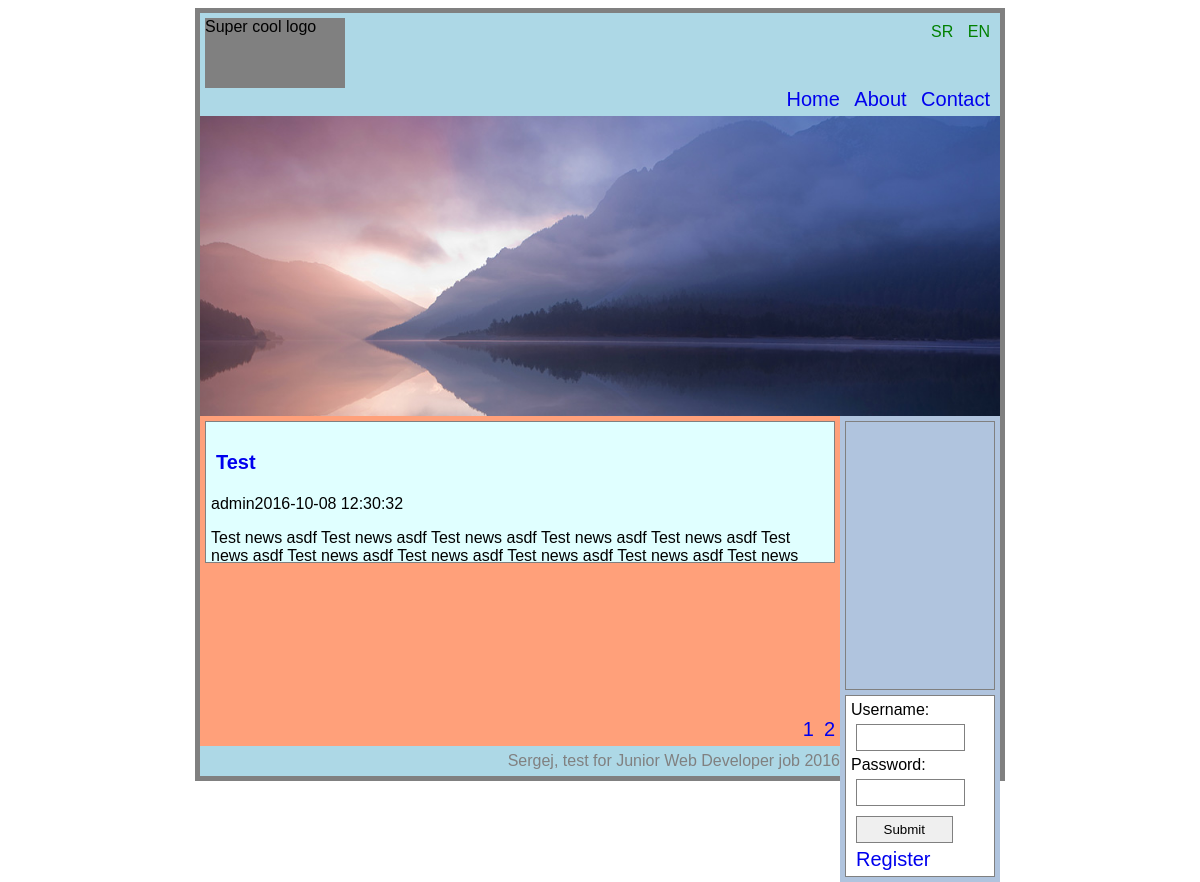
Screenshot of /?page=2 with the database file from the repository.
### tables this page shows
CREATE TABLE `news` (
  `id` int(11) NOT NULL,
  `userid` int(11) NOT NULL,
  `date` timestamp NOT NULL DEFAULT CURRENT_TIMESTAMP,
  `title` text NOT NULL,
  `news` text NOT NULL
);

CREATE TABLE `users` (
  `id` int(11) NOT NULL,
  `username` varchar(60) NOT NULL,
  `password` varchar(60) NOT NULL,
  `date` timestamp NOT NULL DEFAULT CURRENT_TIMESTAMP,
  `lastvisit` timestamp NOT NULL DEFAULT '0000-00-00 00:00:00'
);

### init/init.php (called while the page is built, shortened)
<?php
spl_autoload_register(function ($class_name) {
    $classFolders = ['model',
                     'view',
                     'controller'];
    foreach ($classFolders as $folder) {
        $file = ROOT_PATH . '/' . $folder . '/' . $class_name . '.php';
        if (!file_exists($file)) {
            continue;
        }
    }
});

### model/Database.php (called while the page is built, shortened)
<?php
class Database {
    private static $instance;
    private function __construct() {
        $this->pdo = new PDO('mysql:host='.DB_HOST.'; dbname='.DB_DATABASE, DB_USERNAME, DB_PASSWORD);
    }
    public static function getInstance() {
        if (self::$instance === null) {
            self::$instance = new Database();
        }
        return self::$instance;
    }
}

### controller/NewsController.php (called while the page is built, shortened)
<?php
require_once ROOT_PATH . '/init/init.php';
class NewsController {
    private $db;
    private $total;
    private $last;
    public function __construct() {
        $this->db = Database::getInstance();
        $query = "SELECT id FROM news";
        $statement = $this->db->pdo->prepare($query);
        $statement->execute();
        $this->total = count($statement->fetchAll());
    }
    public function getNews($limit = 2, $page = 1) {
        $this->limit  = $limit;
        $this->offset = $page * $limit;
        $this->last   = ceil($this->total / $limit);
        $query = "SELECT news.*, users.username FROM news JOIN users ON (news.userid = users.id) LIMIT :limit OFFSET :offset";
        $statement = $this->db->pdo->prepare($query);
        $statement->bindParam("limit", $this->limit);
        $statement->bindParam("offset", $this->offset);
        $statement->execute();
        $result = $statement->fetchAll(PDO::FETCH_OBJ);
        return $result;
    }
    public function getPagination() {
        $pagination = array();
        for ($i = 1; $i <= $this->last; $i++) {
            $pagination[] = $i;
        }
        return $pagination;
    }
}

### view/NewsView.php (the view)
<?php
require_once ROOT_PATH . '/init/init.php';
$page = (isset($_GET['page'])) ? $_GET['page'] : 1;
$newsController = new NewsController();
$news = $newsController->getNews(2, $page-1);
echo "<div id='newsContainer'>";
foreach ($news as $singleNews) {
    echo "<div class='news'>";
    echo "<div class='news-title'>";
    echo "  <h2><a href='news.php?newsid=$singleNews->id'>$singleNews->title</a></h2>";
    echo "  <span class='user'>$singleNews->username</span><span class='date'>$singleNews->date</span>";
    echo "</div>";
    echo "  <p>$singleNews->news</p>";
    echo "</div>";
}
echo "<div class='pagination'>";
foreach ($newsController->getPagination() as $page) {
    echo "<a href='?page={$page}'>{$page}</a>";
}
echo "</div>";
echo "</div>";

### index.php (shortened to what this page needs)
<!DOCTYPE html>
<html>
    <head>
        <link rel="stylesheet" type="text/css" href="css/global.css">
        <link rel="stylesheet" type="text/css" href="css/styles.css">
        <link rel="stylesheet" type="text/css" href="css/header.css">
        <link rel="stylesheet" type="text/css" href="css/footer.css">
        <link rel="stylesheet" type="text/css" href="css/slider.css">
        <link rel="stylesheet" type="text/css" href="css/news.css">
        <link rel="stylesheet" type="text/css" href="css/login.css">
    </head>
    <body>
        <div id="site-container">
            <?php
            require '/init/init.php';
            include 'view/HeaderView.php';
            include 'view/SliderView.php';
            include 'view/NewsView.php';
            include 'view/LikeLoginView.php';
            include 'view/FooterView.php';
            ?>
        </div>
    </body>
</html>

### view/HeaderView.php
<div id="header">
    <div id="logo">Super cool logo</div>
    <div id="lang">
        <div class="language">SR</div>
        <div class="language">EN</div>
    </div>
    <nav>
        <ul>
            <li><a href="index.php">Home</a></li>
            <li><a href="#">About</a></li>
            <li><a href="contact.php">Contact</a></li>
        </ul>
    </nav>
</div>

### view/SliderView.php (shortened to what this page needs)
<div id="slider" class="sldr">
    <ul class="wrp animate">
        <li class="elmnt-one"><img src="img/Lake.jpg"></li>
    </ul>
</div>

### view/LikeLoginView.php
<div id="LikeLogin">
    <div id="Like"></div>
    <div id="Login">
        <form>
            <label>Username: </label><input id="username" type="text"><br>
            <label>Password: </label><input id="password" type="password"><br>
            <input id="submit" type="submit">
            <a href="Register.php">Register</a>
        </form>
    </div>
</div>

### view/FooterView.php
<div id="footer">
    Sergej, test for Junior Web Developer job 2016
</div>

### css/global.css (style rules this page uses)
div { display:block; }
body { background: url(http://bgfons.com/upload/cardboard_texture999.jpg) no-repeat center center fixed; background-size: cover; font-family: Arial; }
#site-container { background: gray; padding: 5px; margin: 0 auto; width: 800px; }

### css/styles.css (style rules this page uses)
#slider ul { color: #ECECEC; text-align: center; margin: 0; padding: 0; list-style-type: none; }
#slider ul.animate { -webkit-transition: -webkit-transform 0.75s cubic-bezier(0.860, 0.000, 0.070, 1.000); -moz-transition: transform 0.75s cubic-bezier(0.860, 0.000, 0.070, 1.000); -o-transition: transform 0.75s cubic-bezier(0.860, 0.000, 0.070, 1.000); transition: transform 0.75s cubic-bezier(0.860, 0.000, 0.070, 1.000); }
.sldr { max-width: 800px; margin: 0 auto; overflow: hidden; position: relative; clear: both; display: block; }
.sldr > ul > li { float: left; display: block; width: 825px; }
#slider img { max-width: 1000px; width: 100%; height: auto; display: block; margin: 0 auto; }

### css/header.css (style rules this page uses)
#header { background: lightblue; padding: 5px; }
#logo { vertical-align: middle; display: inline-block; background: gray; width: 140px; height: 70px; }
#lang { display: inline-block; float: right; }
.language { display: inline-block; color: green; padding: 5px; height: 20px; cursor: pointer; }
nav { text-align: right; }
a { padding: 5px; font-size: 20px; text-decoration: none; }
ul { margin: 0; padding: 0; display: inline-block; position: relative; }
li { color: green; display: inline-block; }

### css/footer.css (style rules this page uses)
#footer { line-height: 30px; background: lightblue; text-align: right; vertical-align: middle; color: gray; padding-right: 5px; }

### css/slider.css (style rules this page uses)
#slider { height: 300px; background: lightcoral; }

### css/news.css (style rules this page uses)
#newsContainer { height: 330px; width: 80%; background: lightsalmon; display: inline-block; position: relative; }
.news { height: 130px; background: lightcyan; border: 1px solid gray; padding: 5px; margin: 5px; overflow: scroll; }
.pagination { position: absolute; right: -5px; bottom: 5px; text-align: right; padding-right: 5px; }

### css/login.css (style rules this page uses)
#LikeLogin { width: 20%; float: right; display: inline-block; background: lightsteelblue; }
#Like { margin: 5px; height: 267px; background: url(http://lh6.ggpht.com/_nHEt80wjI5c/TE-8QGYCa7I/AAAAAAAABdo/SURy4evRj04/facebook%20like%20fan%20box%5B3%5D.jpg?imgmax=800); border: 1px solid gray; }
#Login { margin: 5px; padding: 5px; background: white; border: 1px solid gray; }
label { display: inline-block; width: 70px; }
input { border: 1px solid gray; padding: 5px; margin: 5px; display: inline-block; width: 70%; clear: right; }

### rows the page displays
news: title "Test", userid.username "admin", date "2016-10-08 12:30:32", news "Test news asdf Test news asdf Test news asdf Test news asdf Test news asdf Test news asdf Test news asdf Test news asdf Test news asdf Test news asdf Test news…"

### other values shown
$page "1"
$page "2"
